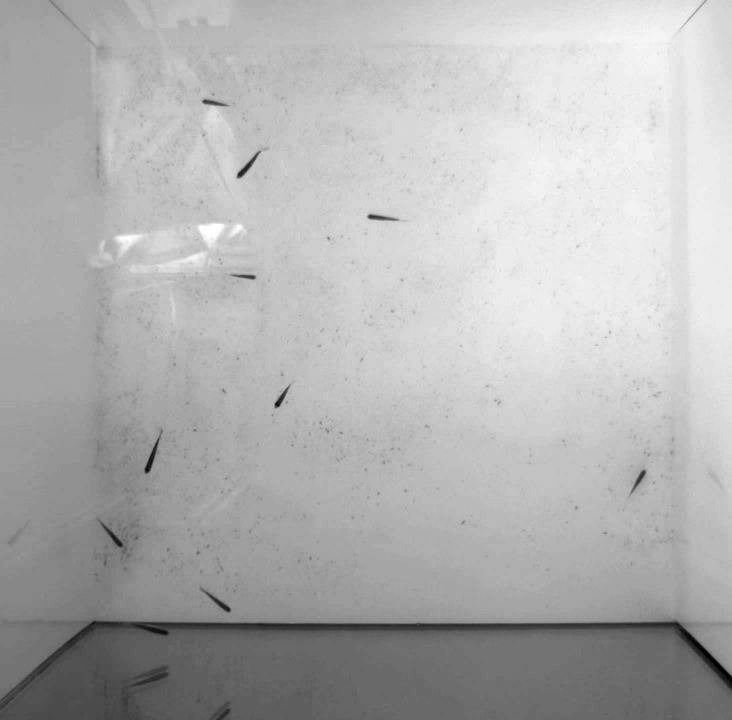
#> input picture frame 5 of dense optical flow motion tracking/fishes.avi, 732 x 720 px, given in place of fishes.mpg, which was not available
$ python track.py
#> lines starting #> are read from the running program, lines starting #| are printed output that depends on the picture; pictures that were not available may be replaced by others from this repository, and a replacement may not be noted
# INUWA AMIR USMAN
#WIJ220
import numpy as np
import cv2

# cap = cv2.VideoCapture('motor.mpg')
cap = cv2.VideoCapture('fishes.mpg')

# params for ShiTomasi corner detection
feature_params = dict( maxCorners = 100,
                       qualityLevel = 0.3,
                       minDistance = 7,
                       blockSize = 7 )

# Parameters for lucas kanade optical flow
lk_params = dict( winSize  = (15,15),
                  maxLevel = 2,
                  criteria = (cv2.TERM_CRITERIA_EPS | cv2.TERM_CRITERIA_COUNT, 10, 0.03))

# Create some random colors
color = np.random.randint(0,255,(100,3))

# Take first frame and find corners in it
ret, old_frame = cap.read()
#> old_frame is the input picture: shape (720, 732, 3); min 0, max 255, mean 178.6
old_gray = cv2.cvtColor(old_frame, cv2.COLOR_BGR2GRAY)
p0 = cv2.goodFeaturesToTrack(old_gray, mask = None, **feature_params)
#> p0 = [[276, 405], [238, 176], [368, 216], [146, 471], [203, 101], [254, 277], [228, 610], [644, 470]]

# Create a mask image for drawing purposes
mask = np.zeros_like(old_frame)

while(1):
    ret,frame = cap.read()
    frame_gray = cv2.cvtColor(frame, cv2.COLOR_BGR2GRAY)

    # calculate optical flow
    p1, st, err = cv2.calcOpticalFlowPyrLK(old_gray, frame_gray, p0, None, **lk_params)
#> p1 = [[275.5, 405.9], [234.7, 178.4], [366.3, 215.8], [144.7, 474.6], [201.7, 100.8], [255.4, 277], [229.6, 611.1], [644.7, 468.7]]; st = [1, 1, 1, 1, 1, 1, 1, 1]; err = [5.28, 3.29, 3.4, 5.52, 2.82, 3.33, 4.63, 4.13]

    # Select good points
    good_new = p1[st==1]
#> good_new has the same summary as p1
    good_old = p0[st==1]
#> good_old has the same summary as p0

    # draw the tracks
    for i,(new,old) in enumerate(zip(good_new,good_old)):
        a,b = new.ravel()
        c,d = old.ravel()
        frame = cv2.circle(frame,(int(a),int(b)),5,(0,255,0),-1)
        mask = cv2.line(mask,(int(a),int(b)),(int(c),int(d)),color[i].tolist(),2)
#> this loop made 8 passes
#> (a, b, c, d) on passes 1 to 8: (275.5, 405.9, 276, 405), (234.7, 178.4, 238, 176), (366.3, 215.8, 368, 216), (144.7, 474.6, 146, 471), (201.7, 100.8, 203, 101), (255.4, 277, 254, 277), (229.6, 611.1, 228, 610), (644.7, 468.7, 644, 470)
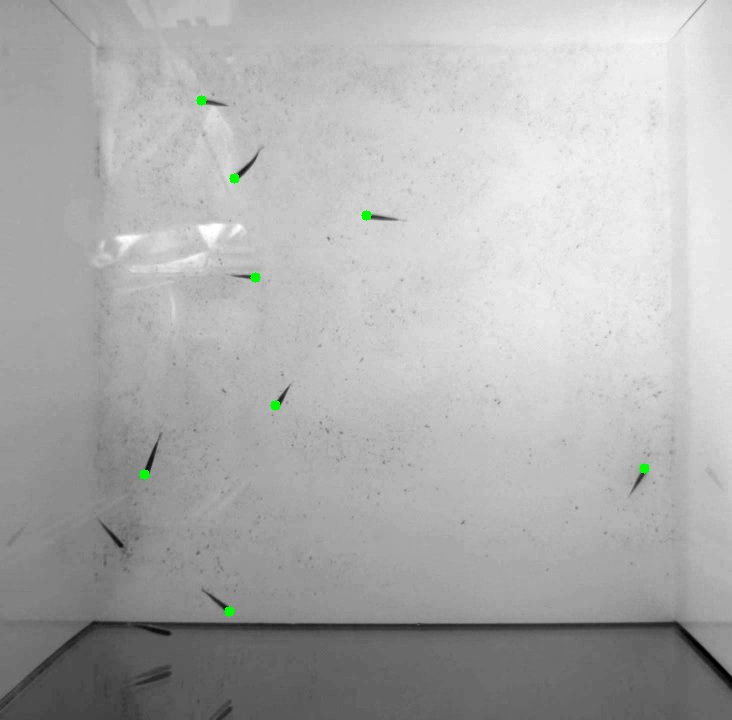
#> frame: shape (720, 732, 3); mean B, G, R 174.3, 174.6, 174.3
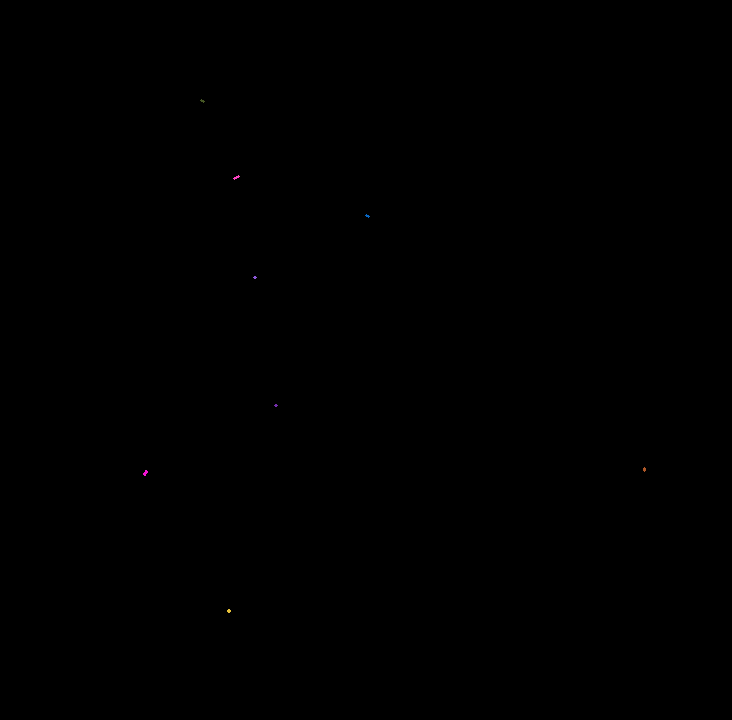
#> mask: shape (720, 732, 3); mean of channels 0, 1, 2 0, 0, 0; drawn as B, G, R
        # frame = cv2.circle(frame,(a,b),5,color[i].tolist(),-1)
    img = cv2.add(frame,mask)

    cv2.imshow('frame',img)
    k = cv2.waitKey(30) & 0xff
#> (key Esc is pressed here)
    if k == 27:
        break

    # Now update the previous frame and previous points
    old_gray = frame_gray.copy()
    p0 = good_new.reshape(-1,1,2)

cv2.destroyAllWindows()
cap.release()

$ run again, starting later in the video
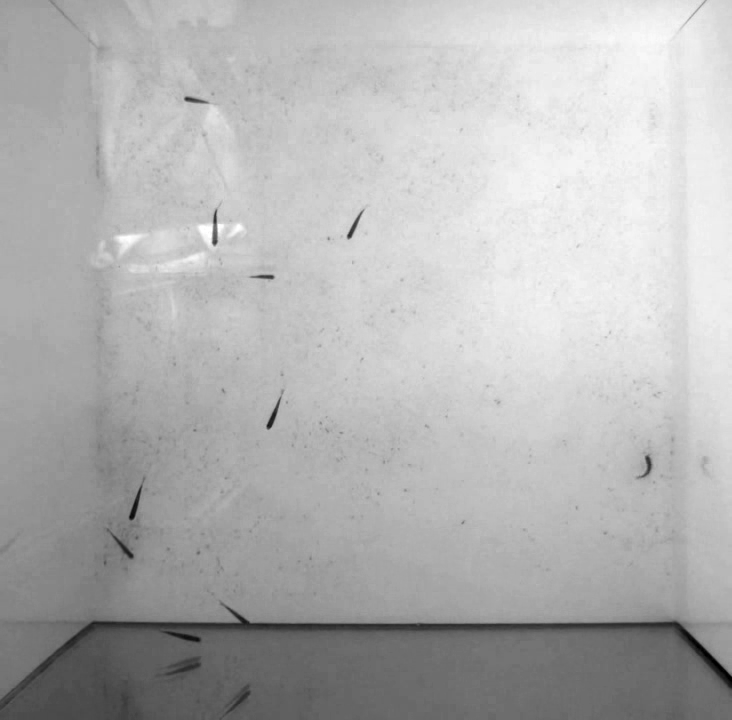
#> input picture frame 22 of dense optical flow motion tracking/fishes.avi, 732 x 720 px, given in place of fishes.mpg, which was not available
#> old_frame is the input picture: shape (720, 732, 3); min 0, max 255, mean 179.5
#> p0 = [[268, 427], [214, 243], [348, 237], [185, 98], [273, 277], [131, 518], [647, 455], [131, 557]]
#> p1 = [[267.1, 428.9], [213.4, 247.9], [346.8, 239.4], [183.6, 97.81], [274.6, 277.2], [130.4, 520.4], [645.6, 453.5], [131.8, 557.8]]; st = [1, 1, 1, 1, 1, 1, 1, 1]; err = [9.34, 23.15, 11.66, 10.48, 9.51, 8.84, 10.84, 6.55]
#> good_new has the same summary as p1
#> good_old has the same summary as p0
#> the loop `for i,(new,old) in enumerate(zip(good_new,good_old)):` made 8 passes
#> (a, b, c, d) on passes 1 to 8: (267.1, 428.9, 268, 427), (213.4, 247.9, 214, 243), (346.8, 239.4, 348, 237), (183.6, 97.81, 185, 98), (274.6, 277.2, 273, 277), (130.4, 520.4, 131, 518), (645.6, 453.5, 647, 455), (131.8, 557.8, 131, 557)
#> after the loop `for i,(new,old) in enumerate(zip(good_new,good_old)):`:
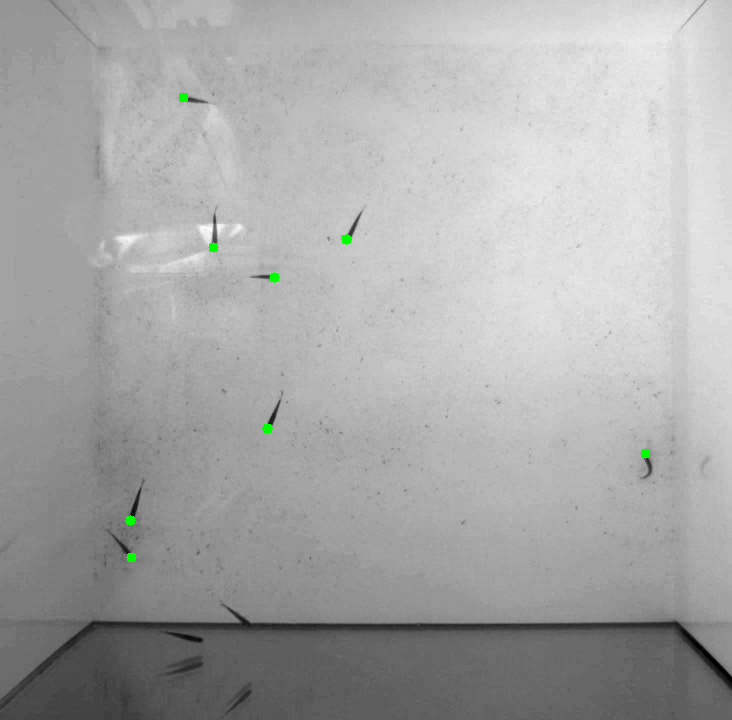
#> frame: shape (720, 732, 3); mean B, G, R 168.1, 168.4, 168.1
